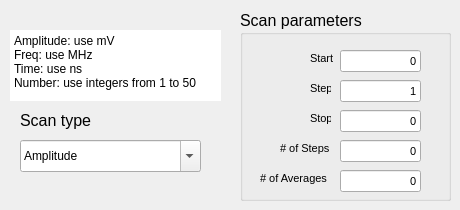
     <widget class="QWidget" name="tab">
      <attribute name="title">
       <string>Scan </string>
      </attribute>
      <widget class="QTextBrowser" name="textBrowser">
       <property name="enabled">
        <bool>true</bool>
       </property>
       <property name="geometry">
        <rect>
         <x>10</x>
         <y>30</y>
         <width>211</width>
         <height>71</height>
        </rect>
       </property>
       <property name="frameShape">
        <enum>QFrame::NoFrame</enum>
       </property>
       <property name="frameShadow">
        <enum>QFrame::Plain</enum>
       </property>
       <property name="html">
        <string>&lt;!DOCTYPE HTML PUBLIC &quot;-//W3C//DTD HTML 4.0//EN&quot; &quot;http://www.w3.org/TR/REC-html40/strict.dtd&quot;&gt;
&lt;html&gt;&lt;head&gt;&lt;meta name=&quot;qrichtext&quot; content=&quot;1&quot; /&gt;&lt;style type=&quot;text/css&quot;&gt;
p, li { white-space: pre-wrap; }
&lt;/style&gt;&lt;/head&gt;&lt;body style=&quot; font-family:'MS Shell Dlg 2'; font-size:8pt; font-weight:400; font-style:normal;&quot;&gt;
&lt;p style=&quot; margin-top:0px; margin-bottom:0px; margin-left:0px; margin-right:0px; -qt-block-indent:0; text-indent:0px;&quot;&gt;&lt;span style=&quot; font-family:'.SF NS Text'; font-size:9pt;&quot;&gt;Amplitude: use mV&lt;/span&gt;&lt;/p&gt;
&lt;p style=&quot; margin-top:0px; margin-bottom:0px; margin-left:0px; margin-right:0px; -qt-block-indent:0; text-indent:0px;&quot;&gt;&lt;span style=&quot; font-family:'.SF NS Text'; font-size:9pt;&quot;&gt;Freq: use MHz&lt;/span&gt;&lt;/p&gt;
&lt;p style=&quot; margin-top:0px; margin-bottom:0px; margin-left:0px; margin-right:0px; -qt-block-indent:0; text-indent:0px;&quot;&gt;&lt;span style=&quot; font-family:'.SF NS Text'; font-size:9pt;&quot;&gt;Time: use ns &lt;/span&gt;&lt;/p&gt;
&lt;p style=&quot; margin-top:0px; margin-bottom:0px; margin-left:0px; margin-right:0px; -qt-block-indent:0; text-indent:0px;&quot;&gt;&lt;span style=&quot; font-family:'.SF NS Text'; font-size:9pt;&quot;&gt;Number: use integers from 1 to 50&lt;/span&gt;&lt;/p&gt;&lt;/body&gt;&lt;/html&gt;</string>
       </property>
      </widget>
      <widget class="QGroupBox" name="groupBox_5">
       <property name="geometry">
        <rect>
         <x>240</x>
         <y>10</y>
         <width>211</width>
         <height>191</height>
        </rect>
       </property>
       <property name="font">
        <font>
         <pointsize>12</pointsize>
        </font>
       </property>
       <property name="title">
        <string>Scan parameters</string>
       </property>
       <widget class="QLabel" name="label_7">
        <property name="geometry">
         <rect>
          <x>70</x>
          <y>100</y>
          <width>21</width>
          <height>16</height>
         </rect>
        </property>
        <property name="font">
         <font>
          <pointsize>8</pointsize>
         </font>
        </property>
        <property name="text">
         <string>Stop</string>
        </property>
       </widget>
       <widget class="QLineEdit" name="lineEditScanStop">
        <property name="geometry">
         <rect>
          <x>100</x>
          <y>100</y>
          <width>81</width>
          <height>22</height>
         </rect>
        </property>
        <property name="font">
         <font>
          <pointsize>8</pointsize>
         </font>
        </property>
        <property name="text">
         <string>0</string>
        </property>
        <property name="alignment">
         <set>Qt::AlignRight|Qt::AlignTrailing|Qt::AlignVCenter</set>
        </property>
       </widget>
       <widget class="QLabel" name="label_6">
        <property name="geometry">
         <rect>
          <x>70</x>
          <y>40</y>
          <width>31</width>
          <height>16</height>
         </rect>
        </property>
        <property name="font">
         <font>
          <pointsize>8</pointsize>
         </font>
        </property>
        <property name="text">
         <string>Start</string>
        </property>
       </widget>
       <widget class="QLineEdit" name="lineEditScanNum">
        <property name="geometry">
         <rect>
          <x>100</x>
          <y>130</y>
          <width>81</width>
          <height>22</height>
         </rect>
        </property>
        <property name="font">
         <font>
          <pointsize>8</pointsize>
         </font>
        </property>
        <property name="text">
         <string>0</string>
        </property>
        <property name="alignment">
         <set>Qt::AlignRight|Qt::AlignTrailing|Qt::AlignVCenter</set>
        </property>
       </widget>
       <widget class="QLabel" name="label_5">
        <property name="geometry">
         <rect>
          <x>70</x>
          <y>70</y>
          <width>21</width>
          <height>16</height>
         </rect>
        </property>
        <property name="font">
         <font>
          <pointsize>8</pointsize>
         </font>
        </property>
        <property name="text">
         <string>Step</string>
        </property>
       </widget>
       <widget class="QLineEdit" name="lineEditScanStep">
        <property name="geometry">
         <rect>
          <x>100</x>
          <y>70</y>
          <width>81</width>
          <height>22</height>
         </rect>
        </property>
        <property name="font">
         <font>
          <pointsize>8</pointsize>
         </font>
        </property>
        <property name="text">
         <string>1</string>
        </property>
        <property name="alignment">
         <set>Qt::AlignRight|Qt::AlignTrailing|Qt::AlignVCenter</set>
        </property>
       </widget>
       <widget class="QLabel" name="label_8">
        <property name="geometry">
         <rect>
          <x>40</x>
          <y>130</y>
          <width>61</width>
          <height>16</height>
         </rect>
        </property>
        <property name="font">
         <font>
          <pointsize>8</pointsize>
         </font>
        </property>
        <property name="text">
         <string># of Steps</string>
        </property>
       </widget>
       <widget class="QLineEdit" name="lineEditScanStart">
        <property name="geometry">
         <rect>
          <x>100</x>
          <y>40</y>
          <width>81</width>
          <height>22</height>
         </rect>
        </property>
        <property name="font">
         <font>
          <pointsize>8</pointsize>
         </font>
        </property>
        <property name="text">
         <string>0</string>
        </property>
        <property name="alignment">
         <set>Qt::AlignRight|Qt::AlignTrailing|Qt::AlignVCenter</set>
        </property>
       </widget>
       <widget class="QLineEdit" name="lineEditAvgNum">
        <property name="geometry">
         <rect>
          <x>100</x>
          <y>160</y>
          <width>81</width>
          <height>22</height>
         </rect>
        </property>
        <property name="font">
         <font>
          <pointsize>8</pointsize>
         </font>
        </property>
        <property name="text">
         <string>0</string>
        </property>
        <property name="alignment">
         <set>Qt::AlignRight|Qt::AlignTrailing|Qt::AlignVCenter</set>
        </property>
       </widget>
       <widget class="QLabel" name="label_10">
        <property name="geometry">
         <rect>
          <x>20</x>
          <y>160</y>
          <width>91</width>
          <height>16</height>
         </rect>
        </property>
        <property name="font">
         <font>
          <pointsize>8</pointsize>
         </font>
        </property>
        <property name="text">
         <string># of Averages</string>
        </property>
       </widget>
      </widget>
      <widget class="QComboBox" name="scantypecomboBox">
       <property name="geometry">
        <rect>
         <x>20</x>
         <y>140</y>
         <width>181</width>
         <height>32</height>
        </rect>
       </property>
       <property name="editable">
        <bool>true</bool>
       </property>
       <property name="currentText">
        <string>Amplitude</string>
       </property>
       <property name="currentIndex">
        <number>0</number>
       </property>
       <property name="maxCount">
        <number>6</number>
       </property>
       <item>
        <property name="text">
         <string>Amplitude</string>
        </property>
       </item>
       <item>
        <property name="text">
         <string>Time</string>
        </property>
       </item>
       <item>
        <property name="text">
         <string>Number of pulses</string>
        </property>
       </item>
       <item>
        <property name="text">
         <string>Carrier frequency</string>
        </property>
       </item>
       <item>
        <property name="text">
         <string>Sideband frequency</string>
        </property>
       </item>
       <item>
        <property name="text">
         <string>Pulsewidth</string>
        </property>
       </item>
      </widget>
      <widget class="QLabel" name="label">
       <property name="geometry">
        <rect>
         <x>20</x>
         <y>110</y>
         <width>71</width>
         <height>21</height>
        </rect>
       </property>
       <property name="font">
        <font>
         <pointsize>12</pointsize>
        </font>
       </property>
       <property name="text">
        <string>Scan type</string>
       </property>
      </widget>
     </widget>
